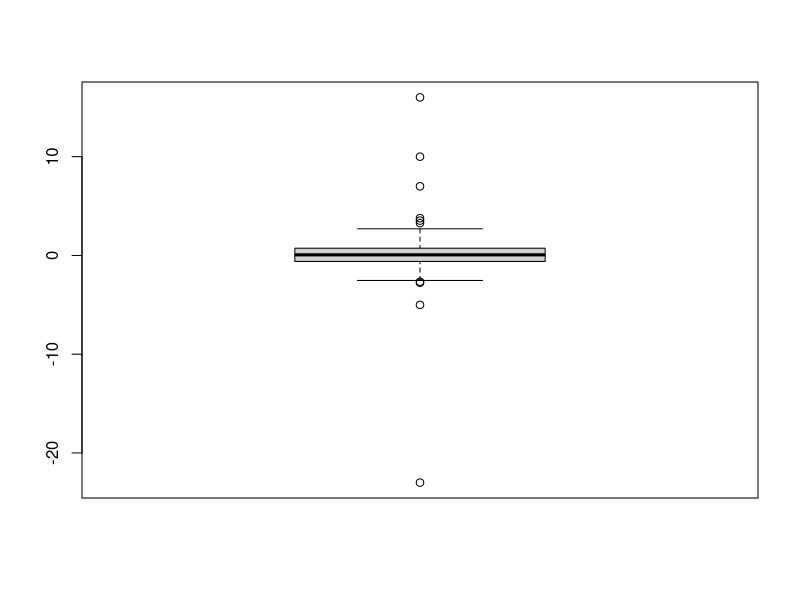
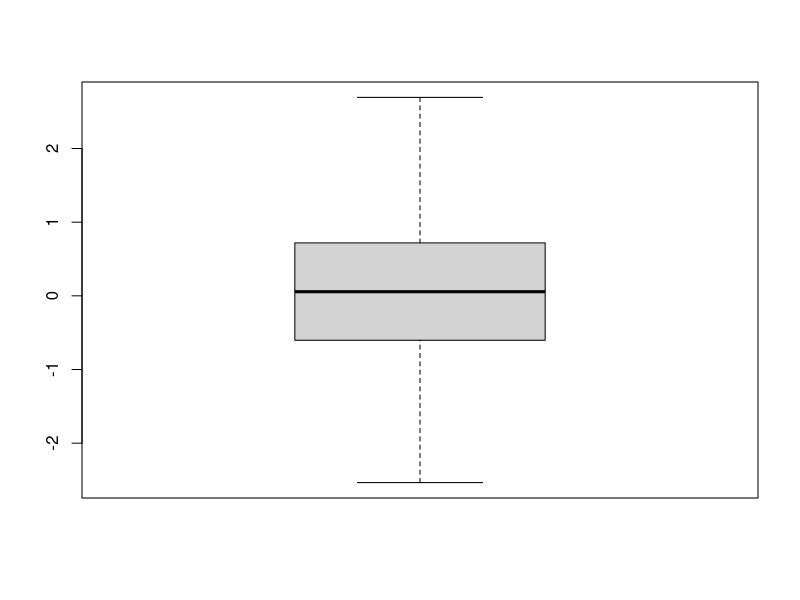

Generate these figures, in order, with R:
set.seed(937573)                               # Create randomly distributed data
x <- rnorm(1000)
x[1:5] <- c(7, 10, - 5, 16, - 23) 

x                                              # Print data

boxplot(x)                                     # Create boxplot of all data

x_out_rm <- x[!x %in% boxplot.stats(x)$out]    # Remove outliers

length(x) - length(x_out_rm)                   # Count removed observations

boxplot(x_out_rm)                              # Create boxplot without outliers
